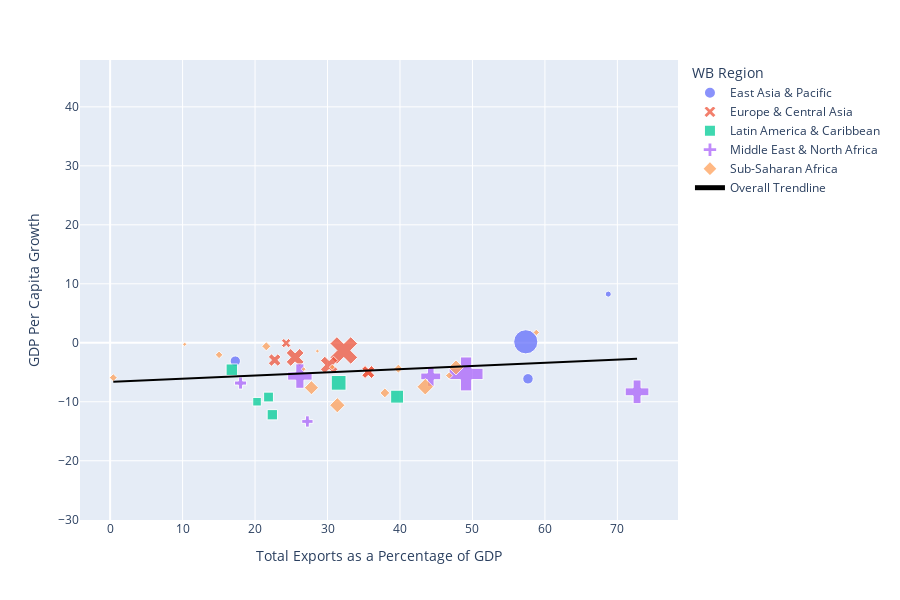

Source (notebook cell):
### Code cell
fig3.show()

### Figure 1 — Plotly figure (JSON) as saved in the notebook; plotly's stock layout.template omitted (floating-point values rounded to 4 significant figures)
{"data": [{"customdata": [["TLS", 3926.0], ["IDN", 11450.0], ["BRN", 62200.0], ["MNG", 11720.0], ["LAO", 7811.0], ["VNM", 10340.0], ["PNG", 4063.0]], "hovertemplate": "<b>%{hovertext}</b><br><br>WB Region=East Asia & Pacific<br>Total Exports as a Percentage of GDP=%{x}<br>GDP Per Capita Growth=%{y}<br>GDP Per Capita=%{customdata[1]}<br>iso3c=%{customdata[0]}<extra></extra>", "hovertext": ["Timor Leste", "Indonesia", "Brunei Darussalam", "Mongolia", "Lao PDR", "Vietnam", "Papua New Guinea"], "legendgroup": "East Asia & Pacific", "marker": {"color": "#636efa", "opacity": 0.75, "size": [3926.0, 11450.0, 62200.0, 11720.0, 7811.0, 10340.0, 4063.0], "sizemode": "area", "sizeref": 213.2, "symbol": "circle"}, "mode": "markers", "name": "East Asia & Pacific", "orientation": "v", "showlegend": true, "type": "scatter", "x": [68.74, 17.27, 57.36, 57.66, null, null, null], "xaxis": "x", "y": [8.252, -3.103, 0.1657, -6.104, -0.9626, 2.013, -5.343], "yaxis": "y"}, {"customdata": [["NOR", 63550.0], ["ALB", 13250.0], ["AZE", 13730.0], ["UZB", 7344.0], ["KAZ", 25360.0], ["RUS", 26580.0], ["AZE", 13730.0]], "hovertemplate": "<b>%{hovertext}</b><br><br>WB Region=Europe & Central Asia<br>Total Exports as a Percentage of GDP=%{x}<br>GDP Per Capita Growth=%{y}<br>GDP Per Capita=%{customdata[1]}<br>iso3c=%{customdata[0]}<extra></extra>", "hovertext": ["Norway", "Albania", "Azerbaijan", "Uzbekistan", "Kazakhstan", "Russia", "Iran"], "legendgroup": "Europe & Central Asia", "marker": {"color": "#EF553B", "opacity": 0.75, "size": [63550.0, 13250.0, 13730.0, 7344.0, 25360.0, 26580.0, 13730.0], "sizemode": "area", "sizeref": 213.2, "symbol": "x"}, "mode": "markers", "name": "Europe & Central Asia", "orientation": "v", "showlegend": true, "type": "scatter", "x": [32.25, 22.7, 35.62, 24.29, 30.23, 25.53, 35.62], "xaxis": "x", "y": [-1.3, -2.926, -4.953, -0.05344, -3.758, -2.481, -4.953], "yaxis": "y"}, {"customdata": [["CHL", 23240.0], ["ECU", 10330.0], ["PER", 11290.0], ["BRA", 14060.0], ["SUR", 15860.0], ["MEX", 17880.0], ["GUY", 18680.0], ["BOL", 7853.0], ["TTO", 24770.0]], "hovertemplate": "<b>%{hovertext}</b><br><br>WB Region=Latin America & Caribbean <br>Total Exports as a Percentage of GDP=%{x}<br>GDP Per Capita Growth=%{y}<br>GDP Per Capita=%{customdata[1]}<br>iso3c=%{customdata[0]}<extra></extra>", "hovertext": ["Chile", "Ecuador", "Peru", "Brazil", "Suriname", "Mexico", "Guyana", "Bolivia", "Trinidad and Tobago"], "legendgroup": "Latin America & Caribbean ", "marker": {"color": "#00cc96", "opacity": 0.75, "size": [23240.0, 10330.0, 11290.0, 14060.0, 15860.0, 17880.0, 18680.0, 7853.0, 24770.0], "sizemode": "area", "sizeref": 213.2, "symbol": "square"}, "mode": "markers", "name": "Latin America & Caribbean ", "orientation": "v", "showlegend": true, "type": "scatter", "x": [31.53, 21.86, 22.38, 16.8, null, 39.6, null, 20.27, null], "xaxis": "x", "y": [-6.786, -9.196, -12.2, -4.561, -16.66, -9.134, 42.79, -9.988, -7.674], "yaxis": "y"}, {"customdata": [["IRQ", 9437.0], ["QAT", 85290.0], ["BHR", 41550.0], ["LBY", 16390.0], ["OMN", 29500.0], ["DZA", 10740.0], ["SAU", 44350.0]], "hovertemplate": "<b>%{hovertext}</b><br><br>WB Region=Middle East & North Africa<br>Total Exports as a Percentage of GDP=%{x}<br>GDP Per Capita Growth=%{y}<br>GDP Per Capita=%{customdata[1]}<br>iso3c=%{customdata[0]}<extra></extra>", "hovertext": ["Iraq", "Qatar", "Bahrain", "Libya", "Oman", "Algeria", "Saudi Arabia"], "legendgroup": "Middle East & North Africa", "marker": {"color": "#ab63fa", "opacity": 0.75, "size": [9437.0, 85290.0, 41550.0, 16390.0, 29500.0, 10740.0, 44350.0], "sizemode": "area", "sizeref": 213.2, "symbol": "cross"}, "mode": "markers", "name": "Middle East & North Africa", "orientation": "v", "showlegend": true, "type": "scatter", "x": [27.22, 49.12, 72.72, null, 44.25, 18.0, 26.18], "xaxis": "x", "y": [-13.34, -5.279, -8.311, -24.97, -5.696, -6.827, -5.639], "yaxis": "y"}, {"customdata": [["BWA", 14670.0], ["COD", 1082.0], ["GNQ", 17210.0], ["GAB", 14320.0], ["COG", 3498.0], ["CIV", 5181.0], ["SDN", 3927.0], ["CMR", 3666.0], ["NGA", 4917.0], ["ZMB", 3278.0], ["MRT", 5110.0], ["TCD", 1509.0], ["MLI", 2226.0], ["GIN", 2611.0], ["NER", 1221.0], ["LBR", 1392.0], ["ZAF", 12670.0], ["AGO", 6142.0]], "hovertemplate": "<b>%{hovertext}</b><br><br>WB Region=Sub-Saharan Africa <br>Total Exports as a Percentage of GDP=%{x}<br>GDP Per Capita Growth=%{y}<br>GDP Per Capita=%{customdata[1]}<br>iso3c=%{customdata[0]}<extra></extra>", "hovertext": ["Botswana", "Congo, Dem. Rep", "Equatorial Guinea", "Gabon", "Congo, Rep. of", "Cote d'Ivoire", "Sudan", "Cameroon", "Nigeria", "Zambia", "Mauritania", "Chad", "Mali", "Guinea", "Niger", "Liberia", "South Africa", "Angola"], "legendgroup": "Sub-Saharan Africa ", "marker": {"color": "#FFA15A", "opacity": 0.75, "size": [14670.0, 1082.0, 17210.0, 14320.0, 3498.0, 5181.0, 3927.0, 3666.0, 4917.0, 3278.0, 5110.0, 1509.0, 2226.0, 2611.0, 1221.0, 1392.0, 12670.0, 6142.0], "sizemode": "area", "sizeref": 213.2, "symbol": "diamond"}, "mode": "markers", "name": "Sub-Saharan Africa ", "orientation": "v", "showlegend": true, "type": "scatter", "x": [31.35, 28.6, 43.49, 47.73, null, 21.55, 0.4358, 15.04, null, 46.79, 39.78, 26.72, 30.66, 58.81, 10.29, null, 27.78, 37.91], "xaxis": "x", "y": [-10.59, -1.412, -7.45, -4.182, -8.577, -0.5994, -5.907, -2.042, -4.26, -5.55, -4.382, -4.469, -4.127, 1.757, -0.2536, -5.29, -7.616, -8.493], "yaxis": "y"}, {"hovertemplate": "<b>OLS trendline</b><br>GDPPC_grow = 0.0538187 * Exports_TR + -6.61873<br>R<sup>2</sup>=0.043300<br><br>Total Exports as a Percentage of GDP=%{x}<br>GDP Per Capita Growth=%{y} <b>(trend)</b><extra></extra>", "legendgroup": "Overall Trendline", "line": {"color": "black"}, "mode": "lines", "name": "Overall Trendline", "showlegend": true, "type": "scatter", "x": [0.4358, 10.29, 15.04, 16.8, 17.27, 18.0, 20.27, 21.55, 21.86, 22.38, 22.7, 24.29, 25.53, 26.18, 26.72, 27.22, 27.78, 28.6, 30.23, 30.66, 31.35, 31.53, 32.25, 35.62, 35.62, 37.91, 39.6, 39.78, 43.49, 44.25, 46.79, 47.73, 49.12, 57.36, 57.66, 58.81, 68.74, 72.72], "xaxis": "x", "y": [-6.595, -6.065, -5.81, -5.715, -5.689, -5.65, -5.528, -5.459, -5.442, -5.414, -5.397, -5.312, -5.245, -5.21, -5.181, -5.154, -5.124, -5.079, -4.992, -4.969, -4.931, -4.922, -4.883, -4.702, -4.702, -4.578, -4.487, -4.478, -4.278, -4.238, -4.101, -4.05, -3.975, -3.532, -3.516, -3.454, -2.919, -2.705], "yaxis": "y"}], "layout": {"height": 600, "legend": {"itemsizing": "constant", "title": {"text": "WB Region"}, "tracegroupgap": 0}, "margin": {"t": 60}, "xaxis": {"anchor": "y", "domain": [0, 1], "title": {"text": "Total Exports as a Percentage of GDP"}}, "yaxis": {"anchor": "x", "domain": [0, 1], "title": {"text": "GDP Per Capita Growth"}}}}
